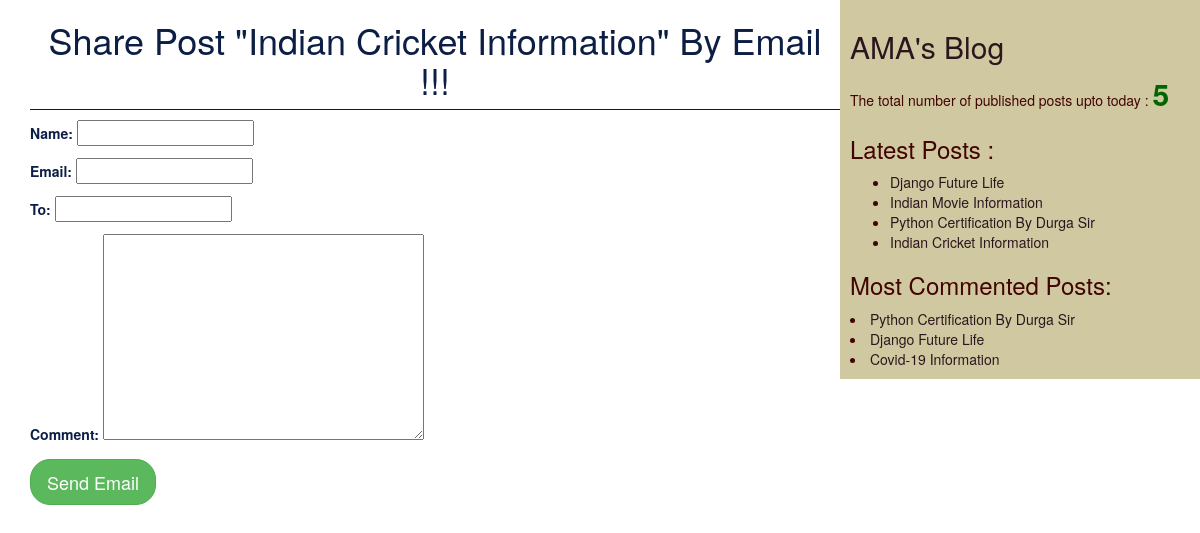
The app's page /2/share/ with its own data.
### blogapp/models.py (models this page shows, shortened)
class Post(models.Model):
    STATUS_CHOICES = (('draft','Draft'),('published','Published'))
    title = models.CharField(max_length=256)
    slug = models.SlugField(max_length=256,unique_for_date='publish')
    author = models.ForeignKey(User, on_delete=models.CASCADE,related_name='blog_posts')
    body = models.TextField()
    publish = models.DateTimeField(default=timezone.now)
    created = models.DateTimeField(auto_now_add=True)
    updated = models.DateTimeField(auto_now=True)
    status = models.CharField(max_length=10,choices=STATUS_CHOICES,default='draft')
    objects = CustomManager()
    tags = TaggableManager()
    class Meta:
        ordering = ('-publish',)
    def get_absolute_url(self):
        return reverse("post_detail", args=[self.publish.year,self.publish.strftime("%m"),
        self.publish.strftime("%d"),self.slug])

### blogapp/views.py (the view)
# urls.py: path('<int:id>/share/',views.send_email_view)
def send_email_view(request,id):
    post = get_object_or_404(Post ,id=id,status='published')
    sent = False
    if request.method == 'POST':
        form = SendEmailForm(request.POST)
        if form.is_valid():
            cd = form.cleaned_data
            post_url = request.build_absolute_uri(post.get_absolute_url())
            subject = '{}({}) recommends you to read "{}"'.format(cd['name'],cd['email'],post.title)
            message = 'Read Post At: \n{}\n\n{}\' Comments:\n{}'.format(post_url,cd['name'],cd['comment'])
            send_mail(subject,message,'aparna@blog.com',[cd['to']])
            sent = True
    else:
        form = SendEmailForm()
    return render(request,'blogapp/sharebyemail.html',{'form':form,'post':post,'sent':sent})

### blogapp/forms.py
class SendEmailForm(forms.Form):
    name = forms.CharField()
    email = forms.EmailField()
    to = forms.EmailField()
    comment = forms.CharField(required=False,widget=forms.Textarea)

### blogapp/models.py (called while the page is built)
    def get_queryset(self):
        return super().get_queryset().filter(status='published')

### blogapp/templatetags/blog_tags.py (called while the page is built)
@register.simple_tag
def total_posts():
    return Post.objects.count()

@register.inclusion_tag('blogapp/latest_posts123.html')
def show_latest_posts(count=3):
    latest_posts = Post.objects.order_by('-publish')[:count]
    return {'latest_posts':latest_posts}

@register.simple_tag
def get_most_commented_posts(count=3):
    return Post.objects.annotate(total_comments=Count('comments')).order_by('-total_comments')[:count]

### templates/blogapp/sharebyemail.html (shortened to what this page needs)
{% extends 'blogapp/base.html' %}
{% block body_block %}
{% if sent %}
<h1>Email Successfully Sent!!!</h1>
<h2>"{{post.title}}" was sent by email..</h2>
{% else %}
<h1>Share Post "{{post.title}}" By Email !!!</h1>
<form method="POST">
     {{form.as_p}}
     <input type="submit" value="Send Email" class="btn btn-success btn-lg">
</form>
{% endif %}
{% endblock  %}

### templates/blogapp/base.html (shortened to what this page needs)
<!DOCTYPE html>
{% load blog_tags %}
{% load static %}
<html>
<head>
    <link rel="stylesheet" href="https://stackpath.bootstrapcdn.com/bootstrap/3.4.1/css/bootstrap.min.css">
	<link rel="stylesheet" href="{% static 'css/blog.css' %}">
</head>
<body>
	<div class="content">
		{% block body_block %}
        {% endblock  %}
	</div>
    <div class="sidebar">
		<h2><a href="/">AMA's Blog</a></h2>
        <p>The total number of published posts upto today : <span id="pcount">{% total_posts %}</span></p>
	    <h3>Latest Posts :</h3>
		{% show_latest_posts 4%}
		<h3>Most Commented Posts:</h3>
		{% get_most_commented_posts as most_commented_posts%}
		{% for post in most_commented_posts %}
		<li><a href="{{post.get_absolute_url}}">{{post.title}}</a></li>
		{% endfor %}
	</div>
</body>
</html>

### templates/blogapp/latest_posts123.html
<ul>
   {% for post in latest_posts %}
   <li><a href="{{post.get_absolute_url}}">{{post.title}}</a></li>
   {% endfor %}
</ul>

### static/css/blog.css (style rules this page uses)
.content { width: 70%; float: left; padding: 0 0 0 30px; color: #0d1e45; }
.sidebar { width: 30%; float: right; padding: 10px; background:#cfc8a1 ; color: #420402; }
h1 { text-align: center; border-bottom: 1px solid #041945; padding: 0 0 10px 0; }
body { background: url(https://images.unsplash.com/photo-1495195129352-aeb325a55b65?ixlib=rb-1.2.1&auto=format&fit=crop&w=400&q=60); background-repeat: no-repeat; background-size: cover; color: #041945; }
a { color: #2b161d; }
.btn { border-radius: 20px; }
#pcount { font-size: 30px; font-weight: 800; color: darkgreen; }

### records on screen
Post: title "Indian Cricket Information"
Post: title "Django Future Life"
Post: title "Indian Movie Information"
Post: title "Python Certification By Durga Sir"
Post: title "Covid-19 Information"
